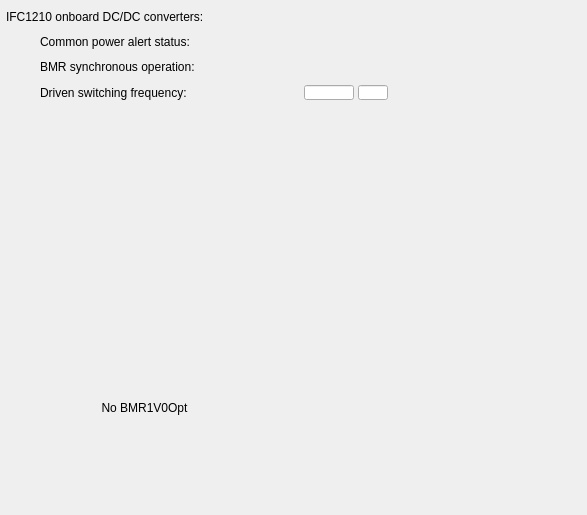
<?xml version="1.0" encoding="UTF-8"?>
<ui version="4.0">
 <class>MainWindow</class>
 <widget class="QMainWindow" name="MainWindow">
  <property name="geometry">
   <rect>
    <x>0</x>
    <y>0</y>
    <width>587</width>
    <height>515</height>
   </rect>
  </property>
  <property name="styleSheet">
   <string>

QWidget#centralWidget {background: rgba(174, 174, 174, 255);}

caTable {
       font: 10pt;
       background: cornsilk;
       alternate-background-color: wheat;
}

caLineEdit {
     border-radius: 1px;
     background: lightyellow;
     color: black;
 }

caTextEntry {
    color: rgb(127, 0, 63);
    background-color: cornsilk;
    selection-color: #0a214c;
    selection-background-color: wheat;
    border: 1px groove black;
    border-radius: 1px;
    padding: 1px;
}

caTextEntry:focus {
    padding: 0px;
    border: 2px groove darkred;
    border-radius: 1px;
}

QPushButton {
      border-color: #00b;
      border-radius: 2px;
      padding: 3px;
      border-width: 1px;

	background: qlineargradient(spread:pad, x1:0, y1:0, x2:0, y2:1,
						   stop:0   rgba(224, 239, 255, 255),
						   stop:0.5 rgba(199, 215, 230, 255),
						   stop:1   rgba(184, 214, 236, 255));
}
QPushButton:hover {
	background: qlineargradient(spread:pad, x1:0, y1:0, x2:0, y2:1,
						stop:0   rgba(201, 226, 255, 255),
						stop:0.5 rgba(177, 204, 230, 255),
						stop:1   rgba(163, 205, 236, 255));
}
QPushButton:pressed {
	background: qlineargradient(spread:pad, x1:0, y1:0, x2:0, y2:1,
						stop:0   rgba(174, 219, 255, 255),
						stop:0.5 rgba(165, 199, 230, 255),
						stop:1   rgba(134, 188, 236, 255));
}

QPushButton:disabled {
	background: qlineargradient(spread:pad, x1:0, y1:0, x2:0, y2:1,
						stop:0   rgba(174, 219, 255, 255),
						stop:0.5 rgba(165, 199, 230, 255),
						stop:1   rgba(134, 188, 236, 255));
}

caChoice {
      background: qlineargradient(x1: 0, y1: 0, x2: 0, y2: 1,
                                  stop: 0 #E1E1E1, stop: 0.4 #DDDDDD,
                                  stop: 0.5 #D8D8D8, stop: 1.0 #D3D3D3);
}

caChoice &gt; QPushButton {
      text-align: left;
      padding: 1px;
}

/* when font specified, no font sizing is done any more,  font: 10pt; is not bad. You could Enable this when you converted from .adl files
caRelatedDisplay  &gt; QPushButton {
font: 10pt;
}

caShellCommand  &gt; QPushButton {
font: 10pt;
}
*/

caSlider::groove:horizontal {
border: 1px solid #bbb;
background: lightgrey;
height: 20px;
border-radius: 4px;
}

caSlider::handle:horizontal {
background: red;
border: 1px solid #777;
width: 13px;
margin-top: -2px;
margin-bottom: -2px;
border-radius: 2px;
}



</string>
  </property>
  <widget class="QWidget" name="centralWidget">
   <widget class="caInclude" name="caInclude_0">
    <property name="geometry">
     <rect>
      <x>6</x>
      <y>106</y>
      <width>282</width>
      <height>200</height>
     </rect>
    </property>
    <property name="macro">
     <string>IOC=$(IOC),SUBDEV=BMR1V0</string>
    </property>
    <property name="filename" stdset="0">
     <string notr="true">ifcmon_include_pwrdcdc_bmr463.ui</string>
    </property>
   </widget>
   <widget class="caInclude" name="caInclude_1">
    <property name="geometry">
     <rect>
      <x>295</x>
      <y>106</y>
      <width>282</width>
      <height>200</height>
     </rect>
    </property>
    <property name="macro">
     <string>IOC=$(IOC),SUBDEV=BMR1V5</string>
    </property>
    <property name="filename" stdset="0">
     <string notr="true">ifcmon_include_pwrdcdc_bmr463.ui</string>
    </property>
   </widget>
   <widget class="caInclude" name="caInclude_2">
    <property name="geometry">
     <rect>
      <x>6</x>
      <y>310</y>
      <width>282</width>
      <height>200</height>
     </rect>
    </property>
    <property name="macro">
     <string>IOC=$(IOC),SUBDEV=BMR1V0OPT</string>
    </property>
    <property name="filename" stdset="0">
     <string notr="true">ifcmon_include_pwrdcdc_bmr463.ui</string>
    </property>
    <property name="visibility">
     <enum>caInclude::IfNotZero</enum>
    </property>
    <property name="visibilityCalc">
     <string notr="true">I</string>
    </property>
    <property name="channel" stdset="0">
     <string notr="true">$(IOC):IFC1210-BMR1V0OPT-VIN</string>
    </property>
   </widget>
   <widget class="caInclude" name="caInclude_3">
    <property name="geometry">
     <rect>
      <x>295</x>
      <y>310</y>
      <width>282</width>
      <height>200</height>
     </rect>
    </property>
    <property name="macro">
     <string>IOC=$(IOC),SUBDEV=BMRVADJ</string>
    </property>
    <property name="filename" stdset="0">
     <string notr="true">ifcmon_include_pwrdcdc_bmr463.ui</string>
    </property>
   </widget>
   <widget class="caLabel" name="caLabel_0">
    <property name="geometry">
     <rect>
      <x>6</x>
      <y>7</y>
      <width>395</width>
      <height>20</height>
     </rect>
    </property>
    <property name="text">
     <string>IFC1210 onboard DC/DC converters:</string>
    </property>
    <property name="alignment">
     <set>Qt::AlignAbsolute|Qt::AlignLeading|Qt::AlignLeft|Qt::AlignVCenter</set>
    </property>
    <property name="fontScaleMode">
     <enum>ESimpleLabel::Height</enum>
    </property>
    <property name="foreground">
     <color>
      <red>253</red>
      <green>0</green>
      <blue>0</blue>
     </color>
    </property>
    <property name="background">
     <color alpha="0">
      <red>253</red>
      <green>0</green>
      <blue>0</blue>
     </color>
    </property>
    <property name="frameShape">
     <enum>QFrame::NoFrame</enum>
    </property>
   </widget>
   <widget class="caLabel" name="caLabel_2">
    <property name="geometry">
     <rect>
      <x>40</x>
      <y>85</y>
      <width>242</width>
      <height>15</height>
     </rect>
    </property>
    <property name="text">
     <string>Driven switching frequency:</string>
    </property>
    <property name="alignment">
     <set>Qt::AlignAbsolute|Qt::AlignLeading|Qt::AlignLeft|Qt::AlignVCenter</set>
    </property>
    <property name="fontScaleMode">
     <enum>ESimpleLabel::Height</enum>
    </property>
    <property name="foreground">
     <color>
      <red>0</red>
      <green>0</green>
      <blue>0</blue>
     </color>
    </property>
    <property name="background">
     <color alpha="0">
      <red>0</red>
      <green>0</green>
      <blue>0</blue>
     </color>
    </property>
    <property name="frameShape">
     <enum>QFrame::NoFrame</enum>
    </property>
   </widget>
   <widget class="caLineEdit" name="caLineEdit_0">
    <property name="geometry">
     <rect>
      <x>304</x>
      <y>85</y>
      <width>50</width>
      <height>15</height>
     </rect>
    </property>
    <property name="alignment">
     <set>Qt::AlignAbsolute|Qt::AlignLeading|Qt::AlignLeft|Qt::AlignVCenter</set>
    </property>
    <property name="channel" stdset="0">
     <string>$(IOC):ELB-BMRSYNCFREQ</string>
    </property>
    <property name="foreground">
     <color>
      <red>0</red>
      <green>0</green>
      <blue>0</blue>
     </color>
    </property>
    <property name="background">
     <color>
      <red>218</red>
      <green>218</green>
      <blue>218</blue>
     </color>
    </property>
    <property name="colorMode">
     <enum>caLineEdit::Alarm_Static</enum>
    </property>
    <property name="precisionMode">
     <enum>caLineEdit::Channel</enum>
    </property>
    <property name="limitsMode">
     <enum>caLineEdit::Channel</enum>
    </property>
    <property name="maxValue">
     <double>1.000000000000000</double>
    </property>
    <property name="minValue">
     <double>0.000000000000000</double>
    </property>
    <property name="fontScaleMode" stdset="0">
     <enum>caLineEdit::Height</enum>
    </property>
    <property name="formatType">
     <enum>caLineEdit::decimal</enum>
    </property>
   </widget>
   <widget class="caLineEdit" name="caLineEdit_1">
    <property name="geometry">
     <rect>
      <x>358</x>
      <y>85</y>
      <width>30</width>
      <height>15</height>
     </rect>
    </property>
    <property name="alignment">
     <set>Qt::AlignAbsolute|Qt::AlignLeading|Qt::AlignLeft|Qt::AlignVCenter</set>
    </property>
    <property name="channel" stdset="0">
     <string>$(IOC):ELB-BMRSYNCFREQ.EGU</string>
    </property>
    <property name="foreground">
     <color>
      <red>0</red>
      <green>0</green>
      <blue>0</blue>
     </color>
    </property>
    <property name="background">
     <color>
      <red>218</red>
      <green>218</green>
      <blue>218</blue>
     </color>
    </property>
    <property name="colorMode">
     <enum>caLineEdit::Alarm_Static</enum>
    </property>
    <property name="precisionMode">
     <enum>caLineEdit::Channel</enum>
    </property>
    <property name="limitsMode">
     <enum>caLineEdit::Channel</enum>
    </property>
    <property name="maxValue">
     <double>1.000000000000000</double>
    </property>
    <property name="minValue">
     <double>0.000000000000000</double>
    </property>
    <property name="fontScaleMode" stdset="0">
     <enum>caLineEdit::Height</enum>
    </property>
    <property name="formatType">
     <enum>caLineEdit::decimal</enum>
    </property>
   </widget>
   <widget class="caLabel" name="caLabel_3">
    <property name="geometry">
     <rect>
      <x>40</x>
      <y>59</y>
      <width>233</width>
      <height>15</height>
     </rect>
    </property>
    <property name="text">
     <string>BMR synchronous operation:</string>
    </property>
    <property name="alignment">
     <set>Qt::AlignAbsolute|Qt::AlignLeading|Qt::AlignLeft|Qt::AlignVCenter</set>
    </property>
    <property name="fontScaleMode">
     <enum>ESimpleLabel::Height</enum>
    </property>
    <property name="foreground">
     <color>
      <red>0</red>
      <green>0</green>
      <blue>0</blue>
     </color>
    </property>
    <property name="background">
     <color alpha="0">
      <red>0</red>
      <green>0</green>
      <blue>0</blue>
     </color>
    </property>
    <property name="frameShape">
     <enum>QFrame::NoFrame</enum>
    </property>
   </widget>
   <widget class="caGraphics" name="caGraphics_0">
    <property name="geometry">
     <rect>
      <x>304</x>
      <y>57</y>
      <width>18</width>
      <height>18</height>
     </rect>
    </property>
    <property name="foreground">
     <color>
      <red>70</red>
      <green>70</green>
      <blue>70</blue>
     </color>
    </property>
    <property name="linestyle" stdset="0">
     <enum>caGraphics::Solid</enum>
    </property>
    <property name="fillstyle" stdset="0">
     <enum>caGraphics::Filled</enum>
    </property>
    <property name="lineColor">
     <color>
      <red>70</red>
      <green>70</green>
      <blue>70</blue>
     </color>
    </property>
    <property name="form">
     <enum>caGraphics::Circle</enum>
    </property>
   </widget>
   <widget class="caGraphics" name="caGraphics_1">
    <property name="geometry">
     <rect>
      <x>306</x>
      <y>59</y>
      <width>14</width>
      <height>14</height>
     </rect>
    </property>
    <property name="foreground">
     <color>
      <red>214</red>
      <green>127</green>
      <blue>226</blue>
     </color>
    </property>
    <property name="linestyle" stdset="0">
     <enum>caGraphics::Solid</enum>
    </property>
    <property name="fillstyle" stdset="0">
     <enum>caGraphics::Filled</enum>
    </property>
    <property name="lineColor">
     <color>
      <red>214</red>
      <green>127</green>
      <blue>226</blue>
     </color>
    </property>
    <property name="colorMode">
     <enum>caGraphics::Alarm</enum>
    </property>
    <property name="channel" stdset="0">
     <string>$(IOC):BMR-SYNC-RUN</string>
    </property>
    <property name="form">
     <enum>caGraphics::Circle</enum>
    </property>
   </widget>
   <widget class="caLabel" name="caLabel_4">
    <property name="geometry">
     <rect>
      <x>40</x>
      <y>34</y>
      <width>233</width>
      <height>15</height>
     </rect>
    </property>
    <property name="text">
     <string>Common power alert status:</string>
    </property>
    <property name="alignment">
     <set>Qt::AlignAbsolute|Qt::AlignLeading|Qt::AlignLeft|Qt::AlignVCenter</set>
    </property>
    <property name="fontScaleMode">
     <enum>ESimpleLabel::Height</enum>
    </property>
    <property name="foreground">
     <color>
      <red>0</red>
      <green>0</green>
      <blue>0</blue>
     </color>
    </property>
    <property name="background">
     <color alpha="0">
      <red>0</red>
      <green>0</green>
      <blue>0</blue>
     </color>
    </property>
    <property name="frameShape">
     <enum>QFrame::NoFrame</enum>
    </property>
   </widget>
   <widget class="caGraphics" name="caGraphics_2">
    <property name="geometry">
     <rect>
      <x>304</x>
      <y>32</y>
      <width>18</width>
      <height>18</height>
     </rect>
    </property>
    <property name="foreground">
     <color>
      <red>70</red>
      <green>70</green>
      <blue>70</blue>
     </color>
    </property>
    <property name="linestyle" stdset="0">
     <enum>caGraphics::Solid</enum>
    </property>
    <property name="fillstyle" stdset="0">
     <enum>caGraphics::Filled</enum>
    </property>
    <property name="lineColor">
     <color>
      <red>70</red>
      <green>70</green>
      <blue>70</blue>
     </color>
    </property>
    <property name="form">
     <enum>caGraphics::Circle</enum>
    </property>
   </widget>
   <widget class="caGraphics" name="caGraphics_3">
    <property name="geometry">
     <rect>
      <x>306</x>
      <y>34</y>
      <width>14</width>
      <height>14</height>
     </rect>
    </property>
    <property name="foreground">
     <color>
      <red>214</red>
      <green>127</green>
      <blue>226</blue>
     </color>
    </property>
    <property name="linestyle" stdset="0">
     <enum>caGraphics::Solid</enum>
    </property>
    <property name="fillstyle" stdset="0">
     <enum>caGraphics::Filled</enum>
    </property>
    <property name="lineColor">
     <color>
      <red>214</red>
      <green>127</green>
      <blue>226</blue>
     </color>
    </property>
    <property name="colorMode">
     <enum>caGraphics::Alarm</enum>
    </property>
    <property name="channel" stdset="0">
     <string>$(IOC):BMR-POWER-ALERT</string>
    </property>
    <property name="form">
     <enum>caGraphics::Circle</enum>
    </property>
   </widget>
   <widget class="caLabel" name="calabel">
    <property name="geometry">
     <rect>
      <x>79</x>
      <y>377</y>
      <width>131</width>
      <height>61</height>
     </rect>
    </property>
    <property name="text">
     <string>No BMR1V0Opt</string>
    </property>
    <property name="alignment">
     <set>Qt::AlignCenter</set>
    </property>
    <property name="foreground">
     <color>
      <red>120</red>
      <green>120</green>
      <blue>120</blue>
     </color>
    </property>
   </widget>
   <zorder>calabel</zorder>
   <zorder>caInclude_0</zorder>
   <zorder>caInclude_1</zorder>
   <zorder>caInclude_2</zorder>
   <zorder>caInclude_3</zorder>
   <zorder>caLabel_0</zorder>
   <zorder>caLabel_2</zorder>
   <zorder>caLabel_3</zorder>
   <zorder>caGraphics_0</zorder>
   <zorder>caLabel_4</zorder>
   <zorder>caGraphics_2</zorder>
   <zorder>caGraphics_1</zorder>
   <zorder>caGraphics_3</zorder>
   <zorder>caLineEdit_0</zorder>
   <zorder>caLineEdit_1</zorder>
  </widget>
 </widget>
 <customwidgets>
  <customwidget>
   <class>caLabel</class>
   <extends>QLabel</extends>
   <header>caLabel</header>
  </customwidget>
  <customwidget>
   <class>caGraphics</class>
   <extends>QWidget</extends>
   <header>caGraphics</header>
  </customwidget>
  <customwidget>
   <class>caInclude</class>
   <extends>QWidget</extends>
   <header>caInclude</header>
  </customwidget>
  <customwidget>
   <class>caLineEdit</class>
   <extends>QLineEdit</extends>
   <header>caLineEdit</header>
  </customwidget>
 </customwidgets>
 <resources/>
 <connections/>
</ui>
